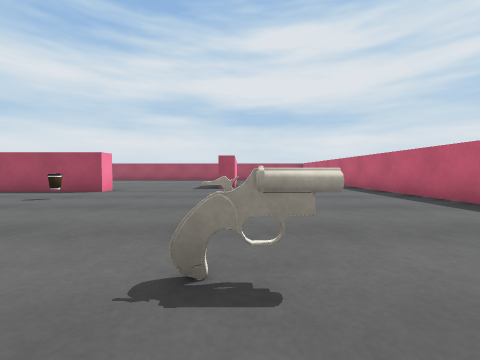
[1] (above)

16 first-person views from a walk through a 3-D level made in the Unity game engine. The camera is 0.51 m above the floor, tilts 2° down and sees 90° across. The floor is counted in squares, 1 m on a side. Each view is taken from the middle of a square. On the plan, view 1 faces up. The plan holds only what a view shows up to about 9 squares ahead; the rest is blank. The player character is not drawn. Surface patterns are stand-ins for the level's own textures.

[2]
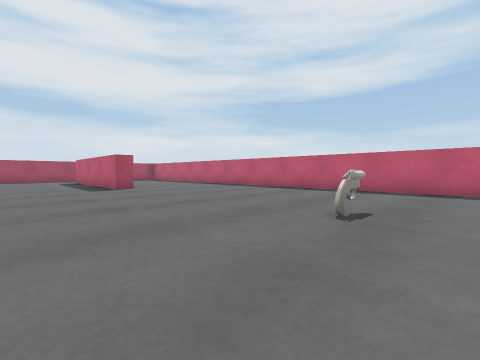

[3]
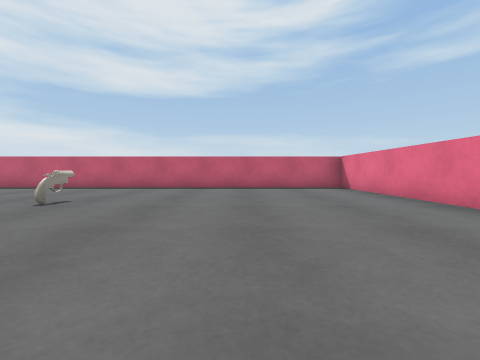

[4]
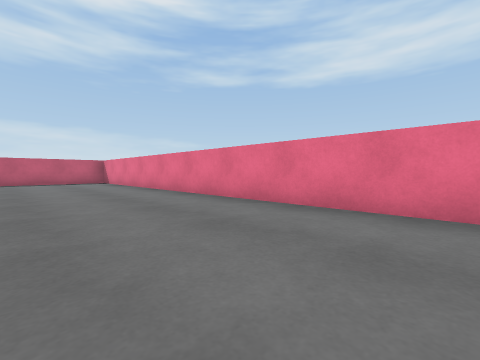

[5]
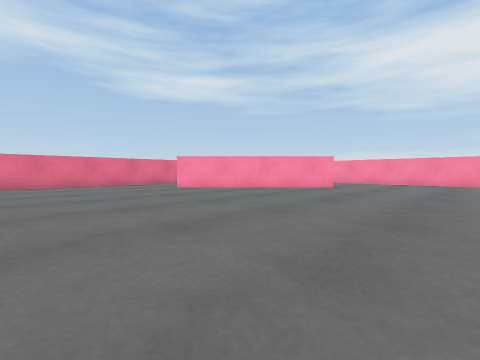

[6]
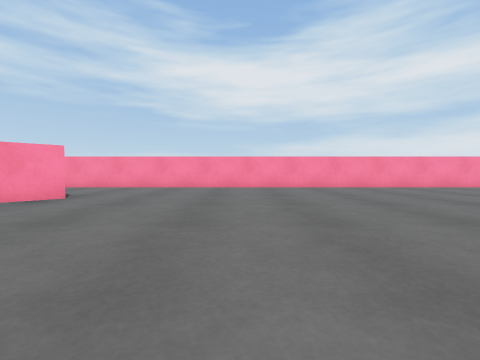

[7]
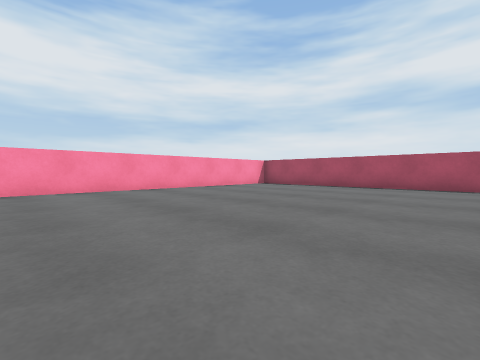

[8]
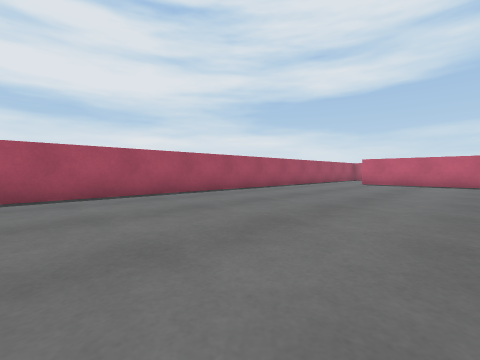

[9]
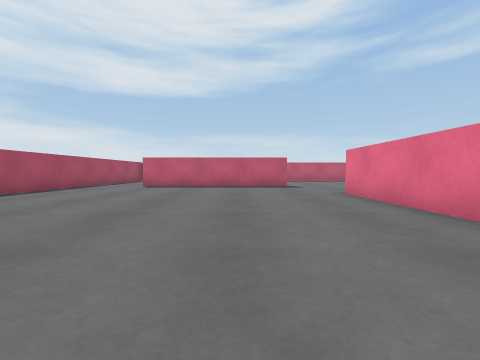

[10]
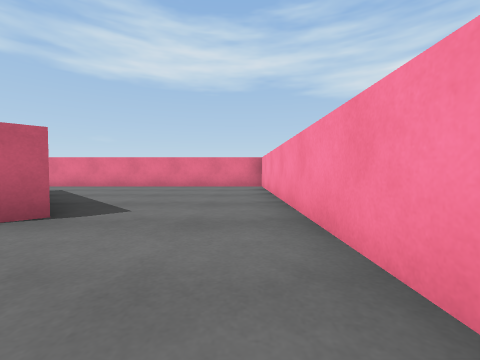

[11]
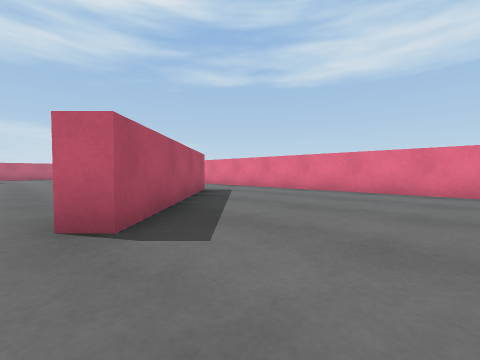

[12]
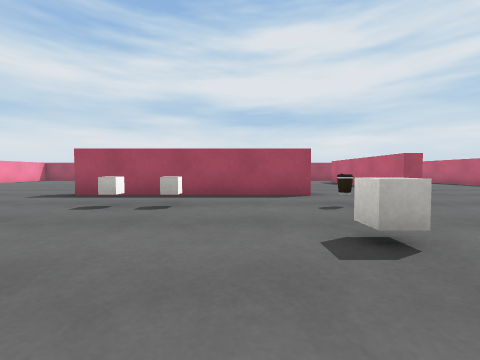

[13]
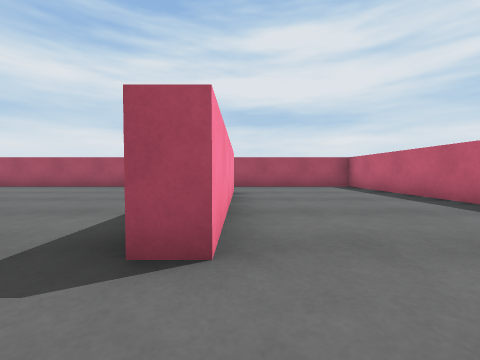

[14]
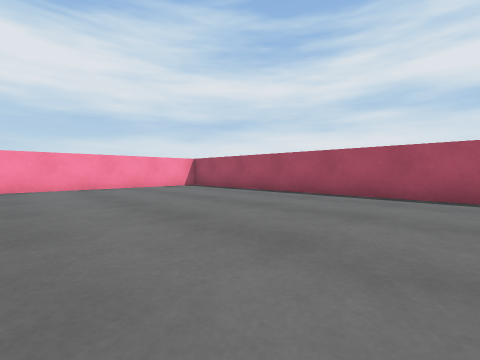

[15]
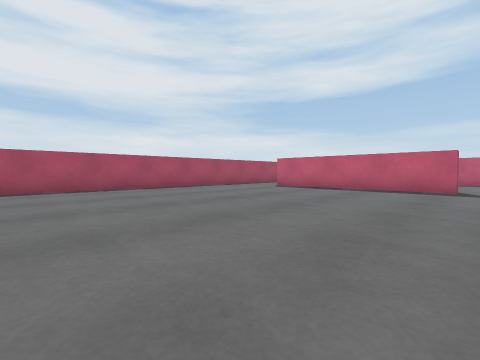

[16]
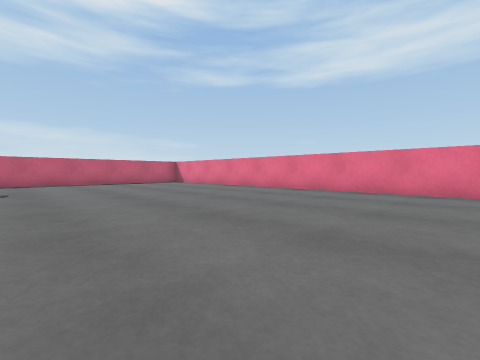

### Floor plan
Points are (right, up) in squares from view 1. A wall is a line through its corners. A room is listed if a view was taken in it or the views show most of it. See-through windows are left out.
Room 1 (views 1, 2, 3, 4, 5, 6, 7, 8, 9, 10, 11, 12, 13, 14, 15, 16)
walls: (-6.6, 6.6) (-3.5, 6.6) (-3.5, 6.1) (-8.5, 6.1); (-9.3, -3.2) (-12.9, 0.3) (-12.5, 0.7) (-9, -2.9); (-0.2, 11.8) (-0.2, 7.4) (-0.7, 7.4) (-0.7, 12.4); (-15.7, -5.3) (3.8, -5.3) (3.8, 14.2) (-15.7, 14.2) (-15.7, -5.3)
objects: cube (-7, 4); cube (-6, 4); cube (-4, 3); other object (-3, 4); other object (0, 1)

Where each view was taken, in squares from view 1:
view 1: 0 up, 0 right, facing up
view 2: 0 up, 3 left, facing up-right
view 3: 2 down, 4 left, facing right
view 4: 2 down, 8 left, facing down-right
view 5: 4 up, 5 left, facing down-left
view 6: 4 up, 8 left, facing left
view 7: 6 up, 9 left, facing up-left
view 8: 9 up, 11 left, facing up-right
view 9: 9 up, 9 left, facing right
view 10: 3 up, 15 left, facing down
view 11: 1 up, 15 left, facing down-right
view 12: 1 up, 5 left, facing up
view 13: 6 up, 0 right, facing up
view 14: 9 up, 8 left, facing up-left
view 15: 7 up, 8 left, facing up-right
view 16: 1 up, 7 left, facing down-right
